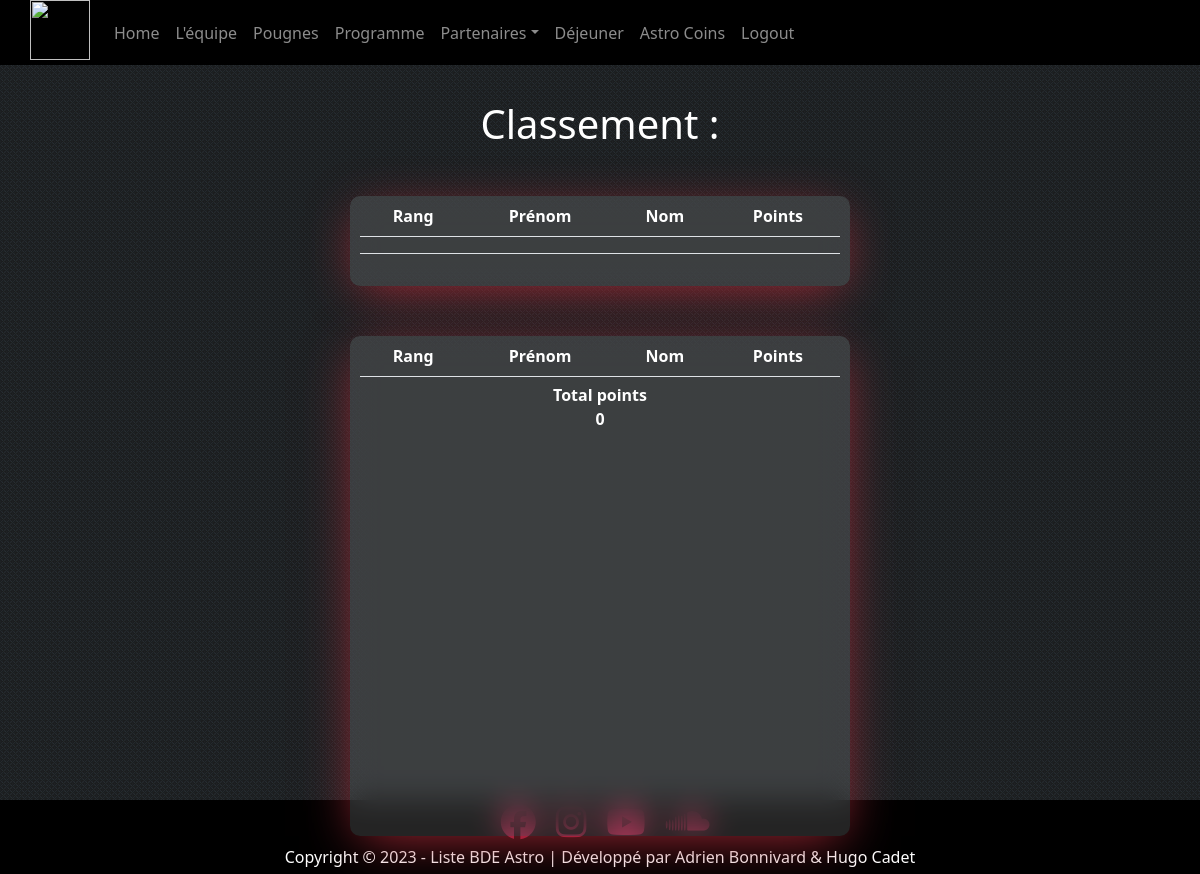
/astro-coins/ (signed in), run on an earlier commit of the app's database.
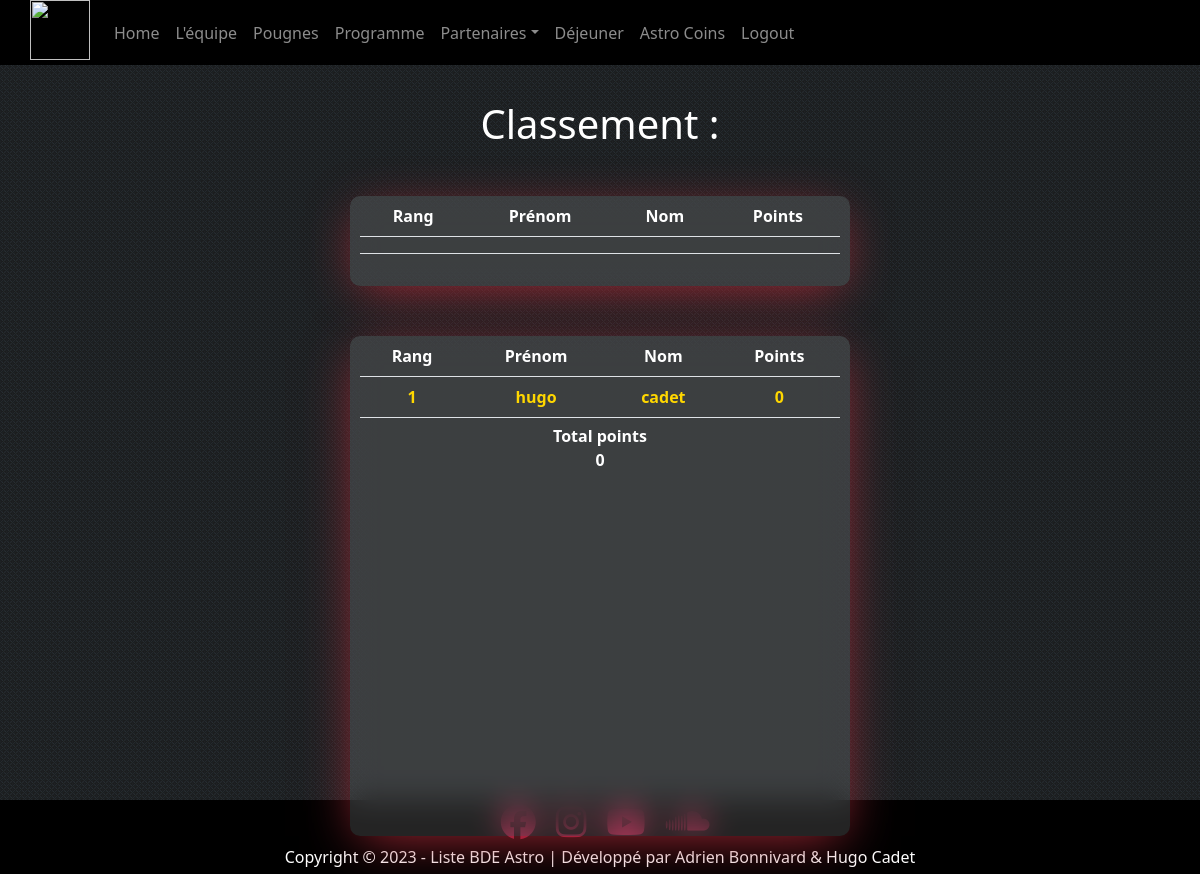
And on a later commit of the database.
### astrocoins/models.py (models this page shows)
class Classement(models.Model):
    prenom = models.CharField(max_length=25)
    nom = models.CharField(max_length=25)
    email = models.EmailField(max_length=40)
    points = models.IntegerField()
    rang = models.IntegerField(default=0)

### bde/views.py (the view)
# urls.py: path('astro-coins/', astrocoins, name='astrocoins'),
@login_required
def astrocoins(request):
    classements = Classement.objects.all().order_by('-points')
    user_email = request.user.email
    i=1
    context = {}
    somme = 0
    for classement in classements:
        classement.rang = i
        classement.save()
        somme += classement.points
        i+=1
    for classement in classements:
        if classement.email == user_email:
            user_auth = classement
            context['user_auth'] = user_auth
            context['classements'] = classements
            break
        else:
            context['classements'] = classements
    context['total']=somme
    return render(request, 'bde/astrocoins.html', context)

### bde/templates/bde/astrocoins.html (shortened to what this page needs)
<!DOCTYPE html>
{% load static %}
<html lang="en">
<head>
    <link rel="stylesheet" href="{% static 'css/astrocoins.css' %}">
    <link href="https://cdn.jsdelivr.net/npm/bootstrap@5.0.2/dist/css/bootstrap.min.css" rel="stylesheet">
</head>
<body>
    {% include 'bde/navbarlogout.html' %}
    <section id="main">
        <div class="above">
            <h1>Classement :    </h1>
            <div class="tableau">
            <div class="inttab1">
                <table id="table2" class="table">
                    <tr>
                        <th>Rang</th>
                        <th>Prénom</th>
                        <th>Nom</th>
                        <th>Points</th>
                    </tr>
                        {% if user_auth.rang == 1 %}
                            <tr>
                            <th class="first">{{user_auth.rang}}</th>
                            <th class="first">{{user_auth.prenom}}</th>
                            <th class="first">{{user_auth.nom}}</th>
                            <th class="first">{{user_auth.points}}</th>
                                </tr>
                        {% else %}
                            <tr>
                                <th>{{user_auth.rang}}</th>
                                <th>{{user_auth.prenom}}</th>
                                <th>{{user_auth.nom}}</th>
                                <th>{{user_auth.points}}</th>
                            </tr>
                        {% endif %}
                </table>
            </div>
            <div class="inttab2">
                <table id="table2" class="table">
                    <tr>
                        <th>Rang</th>
                        <th>Prénom</th>
                        <th>Nom</th>
                        <th>Points</th>
                    </tr>
                    {% for classement in classements %}
                        {% if classement.rang == 1 %}
                            <tr>
                            <th class="first">{{classement.rang}}</th>
                            <th class="first">{{classement.prenom}}</th>
                            <th class="first">{{classement.nom}}</th>
                            <th class="first">{{classement.points}}</th>
                                </tr>
                        {% endif %}
                    {% endfor %}
                </table>
            <table>
                <div id="total">
                    <tr>
                        <th>Total points</th>
                    </tr>
                    <tr>
                        <th>{{total}}</th>
                    </tr>
                </div>
                </table>
            </div>
        </div>
    </section>
    <footer>
        <div class="parentIcon">
            <a href="https://www.facebook.com/profile.php?id=100087748087188" target="_blank" rel="noopener noreferrer"><i class="fa-brands fa-facebook"></i></a>
            <a href="https://www.instagram.com/astro_2023_/" target="_blank" rel="noopener noreferrer"><i class="fa-brands fa-instagram"></i></a>
            <a href="https://www.youtube.com/@astro-listebde2023" target="_blank" rel="noopener noreferrer"><i class="fa-brands fa-youtube"></i></a>
            <a href="https://soundcloud.com/astro-864752583" target="_blank" rel="noopener noreferrer"><i class="fa-brands fa-soundcloud"></i></a>
        </div>
        <div class="copy">
            <p>Copyright © 2023 - Liste BDE Astro | Développé par Adrien Bonnivard & Hugo Cadet</p>
        </div>
    </footer>
</body>
</html>

### bde/templates/bde/navbarlogout.html (shortened to what this page needs)
{% load static %}
<header>
    <nav class="navbar fixed-top navbar-expand-lg navbar-dark" style="background-color:black ; padding: 0 ">
        <div class="container" style="padding-left: 0">
        <a href="../" class="navbar-brand mb-0 h1" style="padding: 0 ; justify-content: left">
            <img src="{% static "img/astro.png" %}" style="height: 60px ; width: 60px  ; width: 60px ; margin-bottom: 5px " >
        </a>
        <div class="collapse navbar-collapse" id="navbarNav">
            <ul class="navbar-nav">
                <li class="nav-item">
                    <a href="../" class="nav-link" style="transition: all .4s;">
                        Home
                    </a>
                </li>
                <li class="nav-item">
                    <a href="../lequipe/" class="nav-link" style="transition: all .4s;">
                        L'équipe
                    </a>
                </li>
                <li class="nav-item">
                    <a href="../pougnes/" class="nav-link" style="transition: all .4s;">
                        Pougnes
                    </a>
                </li>
                <li class="nav-item">
                    <a href="../programme/" class="nav-link" style="transition: all .4s;">
                        Programme
                    </a>
                </li>
                <li class="nav-item dropdown" style=" position: relative " >
                    <a class="nav-link dropdown-toggle" href="../devenir-partenaire/" id="navbarDropdownMenuLink" role="button" data-toggle="dropdown" aria-haspopup="true" aria-expanded="true">Partenaires</a>
                </li>
                <li class="nav-item">
                    <a href="../dejeuner/" class="nav-link" style="transition: all .4s;">
                        Déjeuner
                    </a>
                </li>
                <li class="nav-item">
                    <a href="../astro-coins/" class="nav-link" style="transition: all .4s;">
                        Astro Coins
                    </a>
                </li>
                <li class="nav-item">
                    <a href="{% url 'accounts:logout' %}" class="nav-link" style="transition: all .4s;">
                        Logout
                    </a>
                </li>
            </ul>
        </div>
        </div>
    </nav>
</header>

### bde/static/css/astrocoins.css (style rules this page uses)
* { margin: 0; padding: 0; outline: 0; border: 0; border-spacing: 0; box-sizing: border-box; }
#main { height: 100vh; max-width: 100%; background-image: url("../img/cross-stripes-1920x1080.png"); }
.above { height: 100vh; z-index: -99; }
.above h1 { color: white; transform: translateY(100px); text-align: center; }
.tableau { color: white; position: relative; z-index: 10; transform: translateY(180px); }
.inttab1 { margin: 0 auto; margin-top: -40px; padding: 10px; height: 90px; width: 500px; border-radius: 10px; margin-bottom: 50px; -webkit-backdrop-filter: blur(15px); backdrop-filter: blur(15px); background-color: rgba(182, 182, 182, 0.2); box-shadow: 0px 10px 50px -10px #a92a37; }
.inttab2 { margin: 0 auto; border-radius: 10px; padding: 10px; height: 500px; width: 500px; overflow: auto; -webkit-backdrop-filter: blur(15px); backdrop-filter: blur(15px); background-color: rgba(182, 182, 182, 0.2); box-shadow: 0px 10px 50px -10px #a92a37; }
table, .table2 { margin-top: -10px; width: 100%; padding: 5px; }
tr { padding: 8px; text-align: center; }
th { color: white; text-align: center; }
#total { text-align: center; transform: translateX(200px); }
.first { color: gold; }
.parentIcon { display: flex; height: 45px; align-items: center; justify-content: center; flex-direction: row; text-align: center; width: 100%; background-color: black; }
.parentIcon a { text-align: center; transform: translateX(5px); padding: 0 10px 0px 10px; color: #a51840; font-size: 35px; transition: all .4s; }
.copy { height: 5vh; display: flex; height: 29px; background-color: black; color: white; align-items: center; justify-content: center; flex-direction: column; text-align: center; }
.copy p { margin-bottom: 0; padding-bottom: 5px; }

### bde/templates/bde/navbarlogout.html (style rules this page uses)
.container img { transition: 0.4s; }

What changed in the data, as far as the page shows it:
added Classement: rang "1", prenom "hugo", nom "cadet", points "0"
